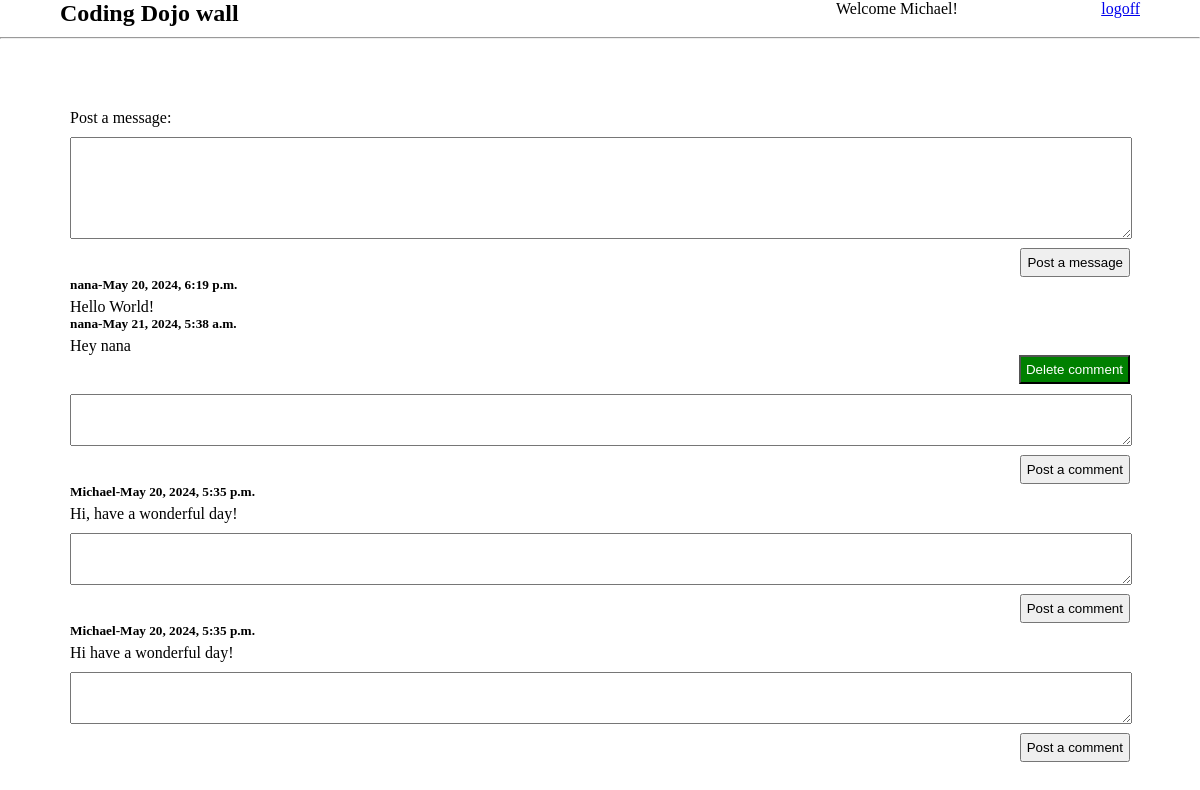
Screenshot of /wall (signed in) with the database file from the repository.
### wall_app/models.py (models this page shows)
class User(models.Model):
    first_name=models.CharField(max_length=45)
    last_name=models.CharField(max_length=45)
    email=models.CharField(max_length=45)
    password=models.CharField(max_length=23)
    created_at=models.DateTimeField(auto_now_add=True)
    updated_at=models.DateTimeField(auto_now=True)
    objects=UserManager()

class Message(models.Model):
    users=models.ForeignKey(User, related_name="messages", on_delete=models.CASCADE)
    message=models.TextField()
    time=models.TimeField(auto_now_add=True)
    created_at=models.DateTimeField(auto_now_add=True)
    updated_at=models.DateTimeField(auto_now=True)

class Comment(models.Model):
    users=models.ForeignKey(User, related_name="comments", on_delete=models.CASCADE)
    messages=models.ForeignKey(Message,related_name="comments",on_delete=models.CASCADE)
    comment=models.TextField()
    time=models.TimeField(auto_now_add=True)
    created_at=models.DateTimeField(auto_now_add=True)
    updated_at=models.DateTimeField(auto_now=True)

### wall_app/views.py (the view)
# urls.py: path('wall',views.success),
def success(request):
    if "userid" not in request.session:
        return redirect("/")
    data=   { "user":User.objects.get(id=request.session['userid']),
            "message":Message.objects.all().order_by("-created_at"),
    }
    return render(request,'success.html',data)

### wall_app/templates/success.html (shortened to what this page needs)
<!DOCTYPE html>
<lang="en">
<head>
    {%load static%}
    <link rel="stylesheet" href="{% static 'style2.css' %}">
</head>
<body>
    <div class="header">
        <h2>Coding Dojo wall</h2>
        <div class="headersec">
            <p>Welcome {{user.first_name}}!</p>
            <a href='/delete'>logoff</a>
        </div>
    </div>
    <hr>
    <div class="container">
        <p>Post a message:</p>
        <form action="/message/{{user.id}}" method="post">
            <textarea name="message" ></textarea>
            <input type="submit" value="Post a message">
        </form>
        {%for message in message%}
            <h5>{{message.users.first_name}}-{{message.created_at}}</h5>
            <p>{{message.message}}</p>
            {%for comment in message.comments.all%}
                <h5>{{comment.users.first_name}}-{{comment.created_at}}</h5>
                <p>{{comment.comment}}</p>
                <button><a href="/delete/{{comment.id}}">Delete comment</a></button>
            {%endfor%}
            <form action="/comment/{{user.id}}/{{message.id}}" method="post">
                <textarea name="comment" class="comment"></textarea>
                <input type="submit" value="Post a comment">
            </form>
        {%endfor%}
    </div>
</body>
</html>

### wall_app/static/style2.css (style rules this page uses)
* { margin:0; padding:0; }
.header { display: flex; justify-content: space-between; width: 90%; margin: auto; }
.header h2 { width: 70%; }
.headersec { width: 30%; display: flex; justify-content: space-between; }
.headersec p { margin-left: 20px; }
hr { margin-top: 10px; }
.container { padding:70px; }
textarea { margin-top: 10px; width: 100%; height: 100px; }
input[type=submit] { margin-top: 5px; padding: 5px; margin-left:auto; display: block; }
h5 { margin-bottom: 5px; }
.comment { height: 50px; }
button { padding: 5px; background-color: green; margin-left: auto; display: block; }
button a { text-decoration: none; color: white; }

### rows the page displays
User: first_name "Michael"
Message: users.first_name "nana", created_at "May 20, 2024, 6:19 p.m.", message "Hello World!"
Comment: users.first_name "nana", created_at "May 21, 2024, 5:38 a.m.", comment "Hey nana"
Message: users.first_name "Michael", created_at "May 20, 2024, 5:35 p.m.", message "Hi, have a wonderful day!"
Message: users.first_name "Michael", created_at "May 20, 2024, 5:35 p.m.", message "Hi have a wonderful day!"
